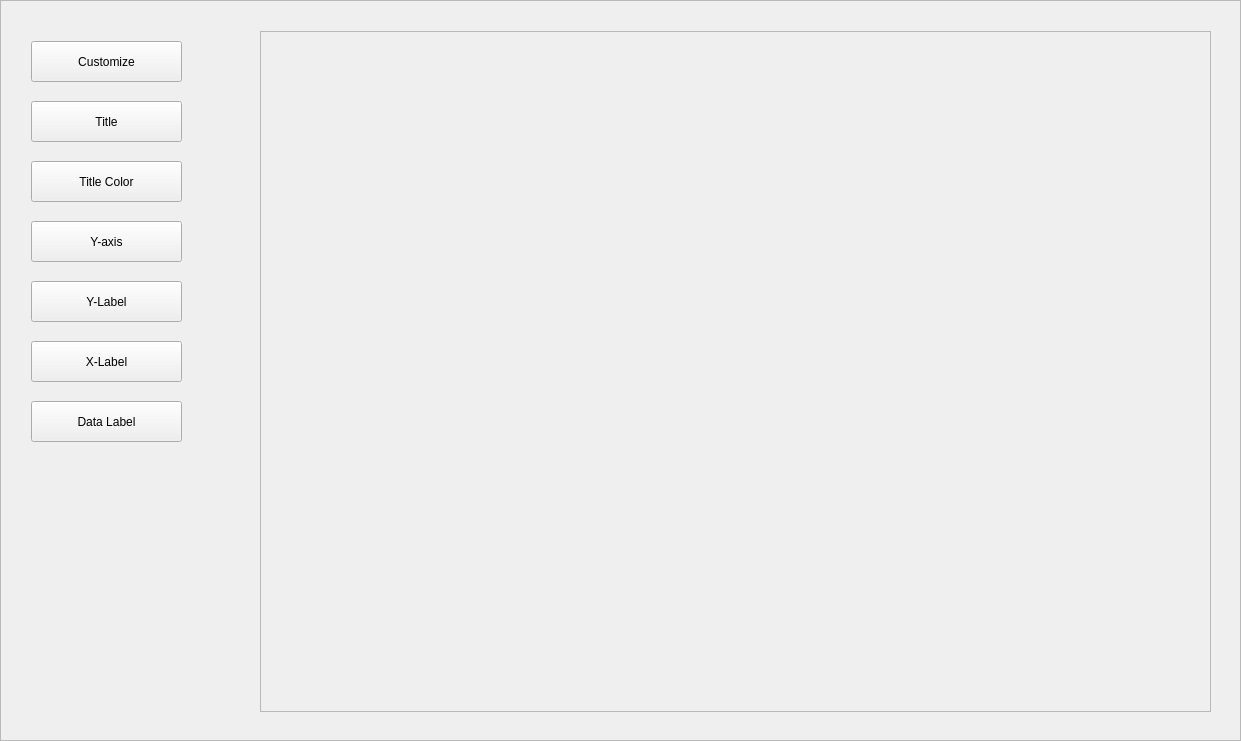
<?xml version="1.0" encoding="UTF-8"?>
<ui version="4.0">
 <class>MainWindow</class>
 <widget class="QMainWindow" name="MainWindow">
  <property name="geometry">
   <rect>
    <x>0</x>
    <y>0</y>
    <width>1241</width>
    <height>741</height>
   </rect>
  </property>
  <property name="windowTitle">
   <string>MainWindow</string>
  </property>
  <widget class="QWidget" name="centralwidget">
   <widget class="QScrollArea" name="scrollArea">
    <property name="geometry">
     <rect>
      <x>0</x>
      <y>0</y>
      <width>1241</width>
      <height>741</height>
     </rect>
    </property>
    <property name="widgetResizable">
     <bool>true</bool>
    </property>
    <widget class="QWidget" name="scrollAreaWidgetContents">
     <property name="geometry">
      <rect>
       <x>0</x>
       <y>0</y>
       <width>1239</width>
       <height>739</height>
      </rect>
     </property>
     <widget class="QFrame" name="frame">
      <property name="geometry">
       <rect>
        <x>259</x>
        <y>30</y>
        <width>951</width>
        <height>681</height>
       </rect>
      </property>
      <property name="frameShape">
       <enum>QFrame::StyledPanel</enum>
      </property>
      <property name="frameShadow">
       <enum>QFrame::Raised</enum>
      </property>
     </widget>
     <widget class="QPushButton" name="pushButton">
      <property name="geometry">
       <rect>
        <x>30</x>
        <y>40</y>
        <width>151</width>
        <height>41</height>
       </rect>
      </property>
      <property name="text">
       <string>Customize</string>
      </property>
     </widget>
     <widget class="QPushButton" name="pushButton_2">
      <property name="geometry">
       <rect>
        <x>30</x>
        <y>160</y>
        <width>151</width>
        <height>41</height>
       </rect>
      </property>
      <property name="text">
       <string>Title Color</string>
      </property>
     </widget>
     <widget class="QPushButton" name="pushButton_3">
      <property name="geometry">
       <rect>
        <x>30</x>
        <y>220</y>
        <width>151</width>
        <height>41</height>
       </rect>
      </property>
      <property name="text">
       <string>Y-axis</string>
      </property>
     </widget>
     <widget class="QPushButton" name="pushButton_4">
      <property name="geometry">
       <rect>
        <x>30</x>
        <y>400</y>
        <width>151</width>
        <height>41</height>
       </rect>
      </property>
      <property name="text">
       <string>Data Label</string>
      </property>
     </widget>
     <widget class="QPushButton" name="pushButton_5">
      <property name="geometry">
       <rect>
        <x>30</x>
        <y>100</y>
        <width>151</width>
        <height>41</height>
       </rect>
      </property>
      <property name="text">
       <string>Title</string>
      </property>
     </widget>
     <widget class="QPushButton" name="pushButton_6">
      <property name="geometry">
       <rect>
        <x>30</x>
        <y>280</y>
        <width>151</width>
        <height>41</height>
       </rect>
      </property>
      <property name="text">
       <string>Y-Label</string>
      </property>
     </widget>
     <widget class="QPushButton" name="pushButton_7">
      <property name="geometry">
       <rect>
        <x>30</x>
        <y>340</y>
        <width>151</width>
        <height>41</height>
       </rect>
      </property>
      <property name="text">
       <string>X-Label</string>
      </property>
     </widget>
    </widget>
   </widget>
  </widget>
 </widget>
 <resources/>
 <connections/>
</ui>
